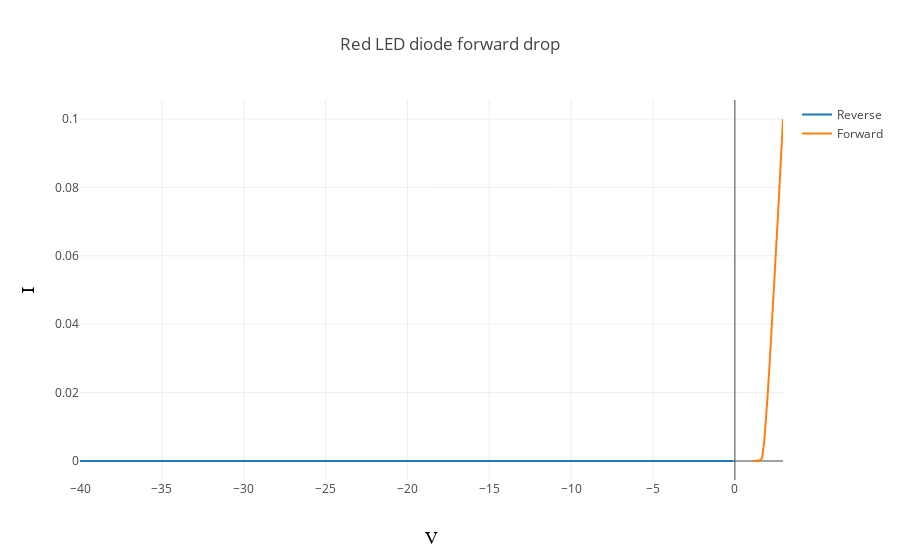

Notebook cell for this chart:
### Code cell
tracerev =  go.Scatter(x=np.array(rev['V_A']), y=np.array(rev['I_A']), name='Reverse')
tracefwd = go.Scatter(x=np.array(diode['V_A']), y=np.array(diode['I_A']), name="Forward")

data=[tracerev, tracefwd]
#data= [tracerev]
layout = go.Layout(
    title='Red LED diode forward drop',
    xaxis=dict(
        title='V',
        titlefont=dict(
            family='Courier New, monospace',
            size=18,
            color='#000000'
        )
    ),
    yaxis=dict(
        title='I',
        #type='log',
        titlefont=dict(
            family='Courier New, monospace',
            size=18,
            color='#000000'
        )
    )
)


iplot({ 'data': data, "layout": layout })

### Figure 1 — Plotly figure (JSON) as saved in the notebook; plotly's stock layout.template omitted (floating-point values rounded to 4 significant figures)
{"data": [{"name": "Reverse", "type": "scatter", "uid": "1a4a6e1a-cf13-11e8-94eb-00216a0bb272", "x": [-40, -38.98, -37.95, -36.93, -35.91, -34.89, -33.86, -32.84, -31.82, -30.79, -29.77, -28.75, -27.72, -26.7, -25.68, -24.65, -23.63, -22.61, -21.59, -20.56, -19.54, -18.52, -17.49, -16.47, -15.45, -14.42, -13.4, -12.38, -11.35, -10.33, -9.308, -8.286, -7.262, -6.24, -5.216, -4.194, -3.17, -2.148, -1.124, -0.1], "y": [-8.682e-09, -6.843e-09, -3.474e-09, -1.058e-09, -2.212e-09, -8.031e-09, -6.161e-09, -2.806e-09, -3.5e-10, -7.862e-09, -6.784e-09, -4.837e-09, -1.488e-09, -1.6e-10, -7.416e-09, -5.565e-09, -3.091e-09, 9.06e-10, -6.636e-09, -5.555e-09, -3.604e-09, -2.074e-10, -3.679e-09, -6.01e-09, -4.886e-09, -2.907e-09, 3.758e-10, -3.123e-09, -5.471e-09, -4.047e-09, -1.701e-09, 1.259e-09, 2.987e-09, 2.204e-09, 1.055e-09, 1.37e-09, 3.348e-09, 2.648e-09, 2.298e-09, 3.926e-09]}, {"name": "Forward", "type": "scatter", "uid": "1a4a6e1b-cf13-11e8-94eb-00216a0bb272", "x": [1.12, 1.157, 1.172, 1.184, 1.198, 1.212, 1.229, 1.241, 1.259, 1.276, 1.293, 1.307, 1.322, 1.337, 1.352, 1.366, 1.38, 1.394, 1.407, 1.42, 1.434, 1.447, 1.46, 1.473, 1.487, 1.501, 1.515, 1.529, 1.544, 1.558, 1.573, 1.588, 1.604, 1.62, 1.638, 1.656, 1.675, 1.696, 1.72, 1.748, 1.779, 1.818, 1.866, 1.926, 2.003, 2.103, 2.234, 2.406, 2.634, 2.94], "y": [1e-08, 1.389e-08, 1.93e-08, 2.683e-08, 3.728e-08, 5.179e-08, 7.196e-08, 1e-07, 1.389e-07, 1.93e-07, 2.682e-07, 3.727e-07, 5.179e-07, 7.196e-07, 1e-06, 1.389e-06, 1.93e-06, 2.683e-06, 3.727e-06, 5.179e-06, 7.196e-06, 1e-05, 1.389e-05, 1.93e-05, 2.683e-05, 3.727e-05, 5.179e-05, 7.197e-05, 0.0001, 0.0001389, 0.0001931, 0.0002682, 0.0003727, 0.0005179, 0.0007196, 0.001, 0.001389, 0.00193, 0.002682, 0.003727, 0.005179, 0.007196, 0.01, 0.01389, 0.0193, 0.02683, 0.03728, 0.05179, 0.07197, 0.1]}], "layout": {"title": "Red LED diode forward drop", "xaxis": {"title": "V", "titlefont": {"color": "#000000", "family": "Courier New, monospace", "size": 18}}, "yaxis": {"title": "I", "titlefont": {"color": "#000000", "family": "Courier New, monospace", "size": 18}}}}
